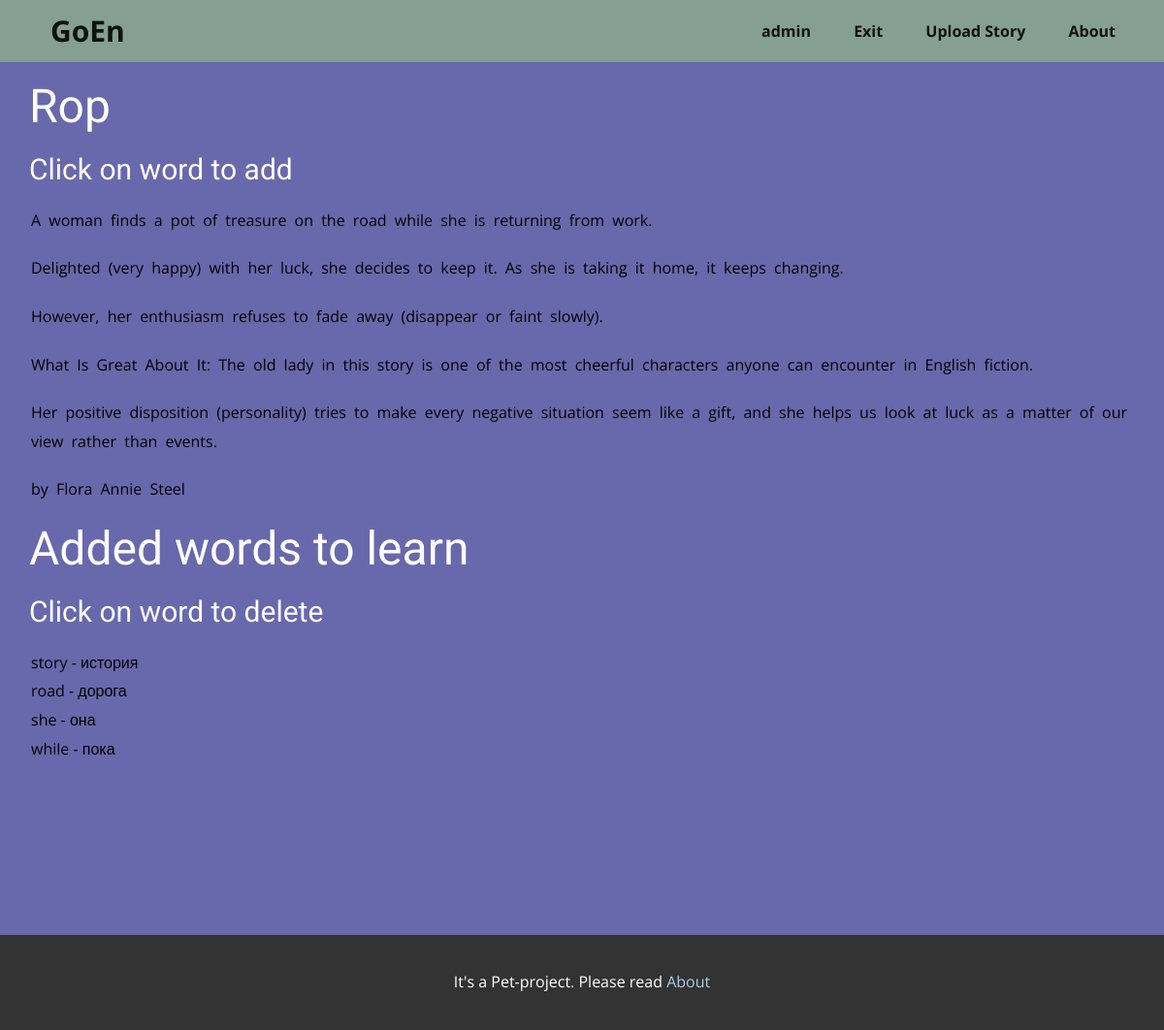
The app's page /showStory/30 (signed in) with its own data.
### goen/models.py (models this page shows, shortened)
class Story(models.Model):
    objects = models.Manager()
    name = models.CharField(max_length=128)
    wholeText = models.TextField()
    uploadDate = models.DateTimeField(auto_now_add=True)
    cover = models.ImageField(upload_to='cover/%Y/%m/%d/', blank=True)
    class Meta:
        db_table = 'stories'

class WordLearned(models.Model):
    objects = models.Manager()
    count = models.IntegerField(default=0)
    nextDayLearn = models.DateField(auto_now_add=True)
    is_learned = models.BooleanField(default=False)
    learnPerson = models.CharField(max_length=128)
    learnWord = models.ForeignKey(Word, on_delete=models.CASCADE)
    class Meta:
        db_table = 'wordLearned'

class Word(models.Model):
    objects = models.Manager()
    wordOriginal = models.CharField(max_length=128)
    wordTranslate = models.CharField(max_length=128)
    wordDescription = models.TextField()
    story = models.ForeignKey(Story, on_delete=models.CASCADE)
    class Meta:
        db_table = 'words'

### goen/views.py (the view)
# urls.py: path('showStory/<int:story>', show_story_and_words, name='add_word'),
def show_story_and_words(request, story):
    user_pk = request.user.pk
    story = Story.objects.get(pk=story)
    words = WordLearned.objects.filter(learnPerson=user_pk).filter(learnWord__story=story).order_by('pk')
    status = ''
    if request.method == 'POST':
        if request.POST.get('add'):
            add_word_to_learn(request.POST.get('add').lower(), story, user_pk)
        elif request.POST.get('delete'):
            WordLearned.objects.filter(pk=request.POST.get('delete')).delete()
    return render(request, 'showStory.html', {'words': words, 'name_story': story.name,
                                              'story': story.wholeText.split('\n'), 'status': status})

### goen/templates/showStory.html (shortened to what this page needs)
{% extends 'base.html' %}
{% load static %}
{% block link %}
<link rel="stylesheet" href="{% static 'css/showBook.css' %}" media="screen"> {% endblock %}
{% block content %}
<section class="u-clearfix u-custom-color-1 u-section-1" id="sec-5aca">
    <div class="u-clearfix u-sheet u-sheet-1">
        <h1 class="u-text u-text-default u-text-1">{{name_story}}</h1>
        <h3 class="u-text u-text-default u-text-2"> Click on word to add</h3>
        <form method="post">
            {% for item in story %}
            <p class="p__book">
                {% for word in item.split %}
                <button class="btn__text" name="add" value={{word}}>{{ word }}</button>
                {% endfor %}
            </p>
            {% endfor %}
        </form>
        <h1 class="u-text u-text-default u-text-4">Added words to learn</h1>
        <h3 class="u-text u-text-default u-text-5">Click on word to delete</h3>
        <p class="u-text u-text-default u-text-6">
        <form method="post">
            {% for item in words %}
            <button class="btn__text" name="delete" value={{item.pk}}>{{item.learnWord.wordOriginal}} -
                {{item.learnWord.wordTranslate}}
            </button>
            <br>
            {% endfor %}
        </form>
        </p>
    </div>
</section>
{% endblock %}

### templates/base.html (shortened to what this page needs)
<!DOCTYPE html>
<html style="font-size: 16px;" lang="en">
<head>
    {% load static %}
    <link rel="stylesheet" href="{% static 'css/style.css' %}" media="screen">
    {% block link %}{% endblock %}
</head>
<body class="u-body u-xl-mode" data-lang="ru">
<header class="u-clearfix u-custom-color-4 u-header u-header" id="sec-43fb">
    <div class="u-clearfix u-sheet u-sheet-1">
        <p class="u-text u-text-default u-text-1">
            <a class="u-active-none u-border-none u-btn u-button-link u-button-style u-hover-none u-none u-text-body-color u-btn-1"
               href="/">GoEn</a>
        </p>
        <nav class="u-menu u-menu-one-level u-offcanvas u-menu-1">
            <div class="u-custom-menu u-nav-container">
                <ul class="u-nav u-unstyled u-nav-1">
                    {% if request.user.is_authenticated %}
                    <li class="u-nav-item"><s
                            class="u-button-style u-nav-link u-text-active-palette-1-base u-text-body-color u-text-hover-custom-color-3"
                            style="padding: 10px 20px;">{{user.username}}</s>
                    </li>
                    <li class="u-nav-item"><a
                            class="u-button-style u-nav-link u-text-active-palette-1-base u-text-body-color u-text-hover-custom-color-3"
                            href="/logout" style="padding: 10px 20px;">Exit</a>
                    </li>
                    {% endif %}
                    {% if user.username == 'admin' %}
                    <li class="u-nav-item"><a
                            class="u-button-style u-nav-link u-text-active-palette-1-base u-text-body-color u-text-hover-custom-color-3"
                            href="/uploadStory" style="padding: 10px 20px;">Upload Story</a>
                    </li>
                    {% endif %}
                    <li class="u-nav-item"><a
                            class="u-button-style u-nav-link u-text-active-palette-1-base u-text-body-color u-text-hover-custom-color-3"
                            href="/about" style="padding: 10px 20px;">About</a>
                    </li>
                </ul>
            </div>
        </nav>
    </div>
</header>
{% block content %} {% endblock %}
<footer class="u-align-center u-clearfix u-footer u-grey-80 u-footer" id="sec-752c">
    <div class="u-clearfix u-sheet u-sheet-1">
        <section class="u-backlink u-clearfix u-grey-80">
            <p>It's a Pet-project. Please read <a href="/about">about</a></p>
        </section>
    </div>
</footer>
</body>
</html>

### static/css/showBook.css (style rules this page uses)
.u-section-1 { background-image: none; }
.u-section-1 .u-sheet-1 { min-height: 900px; }
.u-section-1 .u-text-1 { margin-bottom: 0; }
.u-section-1 .u-text-2 { margin: 20px auto 0 0; }
.u-section-1 .u-text-4 { margin-left: 0; margin-right: auto; margin-bottom: 0; }
.u-section-1 .u-text-5 { margin-left: 0; margin-right: auto; margin-bottom: 0; }
.u-section-1 .u-text-6 { margin: 20px auto 0 0; }

### records on screen
Story: name "Rop"
WordLearned: {{ item.pk }} 304 (drawn), learnWord.wordOriginal "story", learnWord.wordTranslate "история"
WordLearned: {{ item.pk }} 305 (drawn), learnWord.wordOriginal "road", learnWord.wordTranslate "дорога"
WordLearned: {{ item.pk }} 306 (drawn), learnWord.wordOriginal "she", learnWord.wordTranslate "она"
WordLearned: {{ item.pk }} 307 (drawn), learnWord.wordOriginal "while", learnWord.wordTranslate "пока"

### other values on screen
{{ user.username }} "admin"
{{ word }} "A" "woman" "finds" "a" "pot" "of" "treasure" "on" "the" "road" "while" "she" "is" "returning" "from" "work." "Delighted" "(very" "happy)" "with" "her" "luck," "she" "decides" "to" "keep" "it." "As" "she" "is" "taking" "it" "home," "it" "keeps" "changing." "However," "her" "enthusiasm" "refuses" "to" "fade" "away" "(disappear" "or" "faint" "slowly)." "What" "Is" "Great" "About" "It:" "The" "old" "lady" "in" "this" "story" "is" "one" "of" "the" "most" "cheerful" "characters" "anyone" "can" "encounter" "in" "English" "fiction." "Her" "positive" "disposition" "(personality)" "tries" "to" "make" "every" "negative" "situation" "seem" "like" "a" "gift," "and" "she" "helps" "us" "look" "at" "luck" "as" "a" "matter" "of" "our" "view" "rather" "than" "events." "by" "Flora" "Annie" "Steel"
